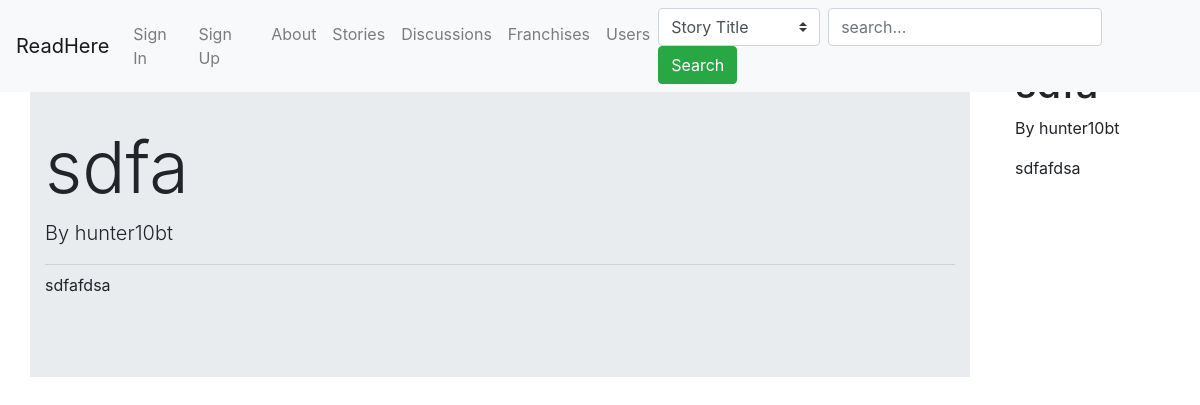
The app's page /forum.php?id=1 with its own data.
### tables this page shows
CREATE TABLE `discussion` (
  `discussionID` bigint(11) NOT NULL,
  `dateCreated` date DEFAULT curdate(),
  `title` varchar(64) NOT NULL,
  `user` varchar(32) NOT NULL,
  `storyID` bigint(11) NOT NULL,
  `franchiseID` varchar(64) NOT NULL,
  `content` varchar(256) NOT NULL,
  `readable` tinyint(1) NOT NULL DEFAULT 1
);

### forum.php (the view, shortened to what this page needs)
<?php
  include "connectdb.php";
  $query = "SELECT title, user, content, dateCreated FROM discussion WHERE discussionID={$_GET["id"]} AND readable = 1";
  $result = mysqli_query($con, $query);
  if(!$result){
    header("location: index.php");
  }
  else {
    $row = mysqli_fetch_array($result);
    $id=$_GET["id"];
    $title=$row[0];
    $user=$row[1];
    $content=$row[2];
  }
?>
<!DOCTYPE html>
<html lang="en">
<head>
  <link rel="stylesheet" href="https://stackpath.bootstrapcdn.com/bootstrap/4.5.0/css/bootstrap.min.css">
  <link rel="stylesheet" href="style.css">
</head>
<body>
  <nav class="navbar navbar-expand-xl navbar-light bg-light fixed-top" id="navbar">
    <a class="navbar-brand" href="index.php">ReadHere</a>
    <div class="collapse navbar-collapse" id="collapsibleNavId">
      <ul class="navbar-nav mr-auto mt-2 mt-lg-0">
        <?php
          if(!isset($_SESSION["uname"])){
            echo '<li class="nav-item">';
            echo "<a class='nav-link' href='signin.php?prevPage=forum.php?id=$id'>Sign In</a>";
            echo '</li>';
            echo '<li class="nav-item">';
            echo "<a class='nav-link' href='signup.php?prevPage=forum.php?id=$id'>Sign Up</a>";
            echo '</li>';
          }
        ?>
        <li class='nav-item'>
          <a class='nav-link' href='about.php'>About</a>
        </li>
        <li class='nav-item'>
          <a href='stories.php' class='nav-link'>Stories</a>
        </li>
        <li class='nav-item'>
          <a href='discussions.php' class='nav-link'>Discussions</a>
        </li>
        <li class='nav-item'>
          <a href='franchises.php' class='nav-link'>Franchises</a>
        </li>
        <li class='nav-item'>
          <a href='users.php' class='nav-link'>Users</a>
        </li>
      </ul>
      <form class="form-inline my-2 my-lg-0" action="search.php" method="GET">
        <select class="form-control mr-sm-2 custom-select" name="searchType" id="searchType">
          <option value='story'>Story Title</option>
        </select>
        <input type="text" name="searchTitle" id="searchTitle" class="form-control mr-sm-2" placeholder="search...">
        <button class='btn btn-success' type="submit">Search</button>
      </form>
    </div>
  </nav>
  <div class="container-fluid"id="container">
    <div class="row">
      <div class="col-xl-10" style="padding-left: 2.5%; padding-right: 2.5%;">
        <div class="jumbotron jumbotron-fluid">
          <div class="container">
            <h1 class="display-3" id="title">
              <?php echo $title; ?>
            </h1>
            <p class="lead">By <?php echo $user; ?></p>
            <hr class="my-2">
            <p id='detail'><?php echo $content; ?></p>
          </div>
        </div>
      </div>
      <div class="col-xl-2" style="word-wrap: break-word;">
        <h1><?php echo $title; ?></h1>
        <p>By <?php echo $user; ?></p>
        <p><?php echo $content; ?></p>
      </div>
    </div>
  </div>
</body>
</html>

### style.css (style rules this page uses)
#container { padding-top: 60px; padding-bottom: 60px; }

### records on screen
discussion: title "sdfa", user "hunter10bt", content "sdfafdsa"
